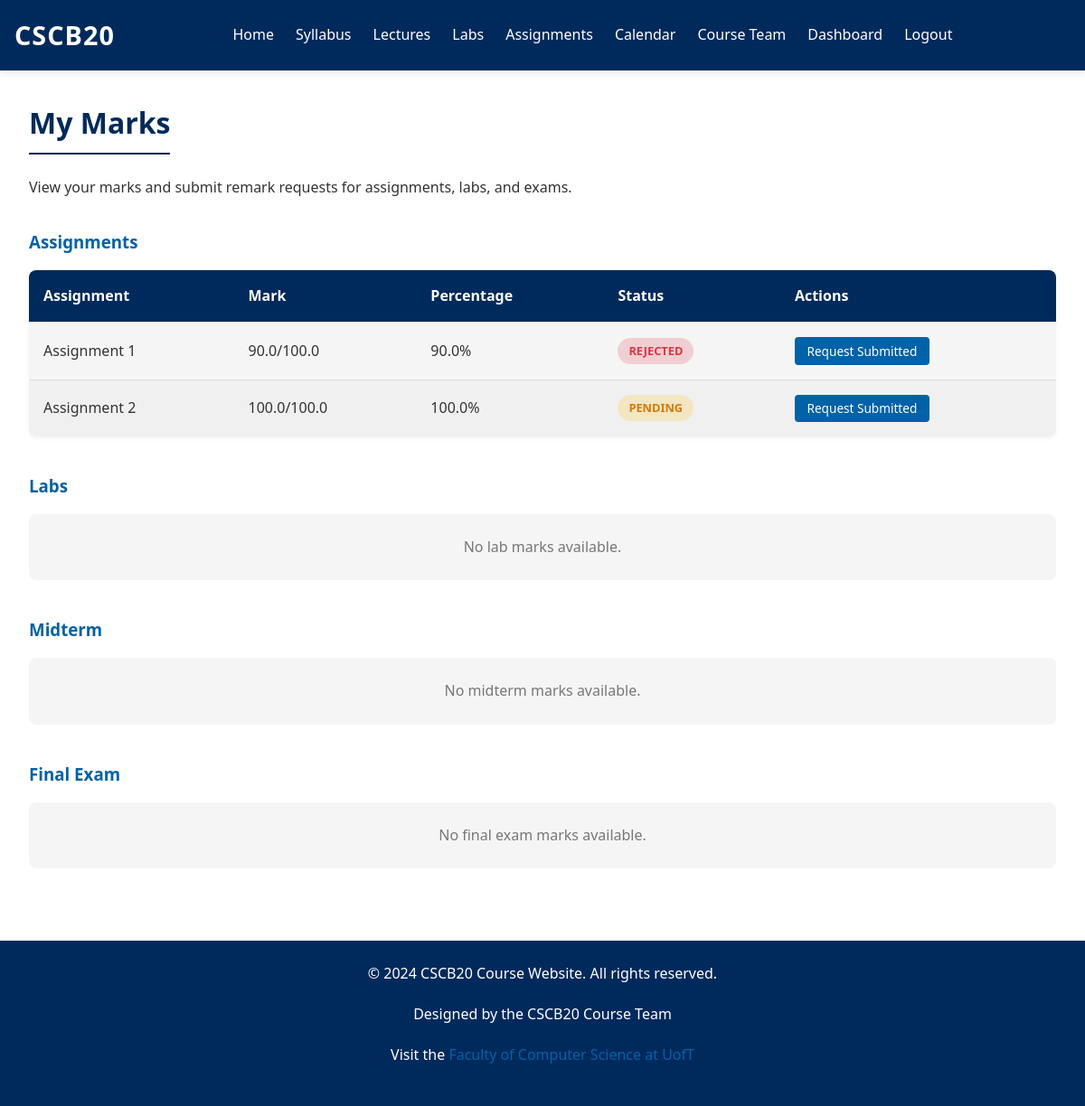
Before: /students/marks (signed in) with the older database file.
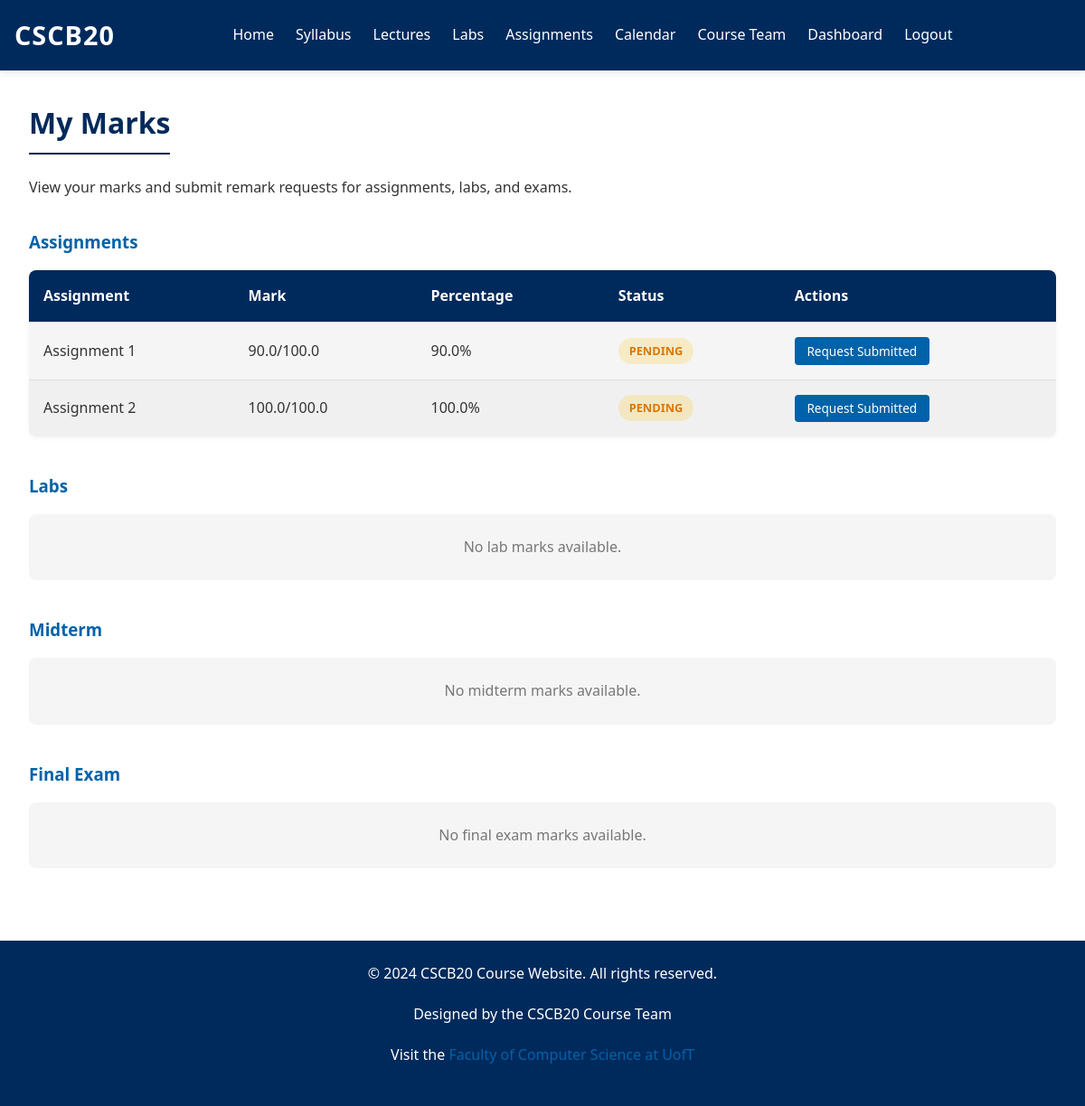
After: the same page with the newer database file.
### app.py (models this page shows, shortened)
class Assignment(db.Model):
    id = db.Column(db.Integer, primary_key=True)
    name = db.Column(db.String(100), nullable=False)
    type = db.Column(db.String(20), nullable=False)
    max_mark = db.Column(db.Float, nullable=False)
    marks = db.relationship('Mark', backref='assignment', lazy=True)
    remark_requests = db.relationship('RemarkRequest', backref='assignment', lazy=True)

class Mark(db.Model):
    id = db.Column(db.Integer, primary_key=True)
    student_id = db.Column(db.Integer, db.ForeignKey('user.id'), nullable=False)
    assignment_id = db.Column(db.Integer, db.ForeignKey('assignment.id'), nullable=False)
    mark = db.Column(db.Float, nullable=False)

class RemarkRequest(db.Model):
    id = db.Column(db.Integer, primary_key=True)
    student_id = db.Column(db.Integer, db.ForeignKey('user.id'), nullable=False)
    assignment_id = db.Column(db.Integer, db.ForeignKey('assignment.id'), nullable=False)
    reason = db.Column(db.Text, nullable=False)
    status = db.Column(db.String(20), default='pending')
    created_at = db.Column(db.DateTime, default=datetime.utcnow)

### app.py (the view)
    def wrapper(*args, **kwargs):
        if 'user_id' not in session:
            flash('Please log in to access this page', 'info')
            return redirect(url_for('login'))
        return route_function(*args, **kwargs)

### app.py (called while the page is built)
def login_required(route_function):
    def wrapper(*args, **kwargs):
        if 'user_id' not in session:
            flash('Please log in to access this page', 'info')
            return redirect(url_for('login'))
        return route_function(*args, **kwargs)
    wrapper.__name__ = route_function.__name__
    return wrapper

### templates/students/marks.html (shortened to what the changed rows need)
{% extends 'base.html' %}
{% block content %}
<section class="marks-header">
    <h2>My Marks</h2>
</section>
<section class="marks-content">
    <div class="marks-section">
        {% if marks_by_type['assignments'] %}
        <div class="marks-table-container">
            <table class="marks-table">
                <thead>
                    <tr>
                        <th>Assignment</th>
                        <th>Mark</th>
                        <th>Percentage</th>
                        <th>Status</th>
                        <th>Actions</th>
                    </tr>
                </thead>
                <tbody>
                    {% for mark in marks_by_type['assignments'] %}
                    <tr>
                        <td>{{ mark.name }}</td>
                        <td>{{ mark.mark }}/{{ mark.max_mark }}</td>
                        <td>{{ "%.1f"|format(mark.percentage) }}%</td>
                        <td>
                            {% if mark.has_remark_request %}
                                <span class="remark-status {{ mark.remark_status }}">{{ mark.remark_status|capitalize }}</span>
                            {% else %}
                                <span class="status-badge completed">Completed</span>
                            {% endif %}
                        </td>
                        <td>
                            {% if not mark.has_remark_request %}
                            <button class="button small-button" onclick="openRemarkModal('{{ mark.assignment_id }}')">Request Remark</button>
                            {% else %}
                            <button class="button small-button" disabled>Request Submitted</button>
                            {% endif %}
                        </td>
                    </tr>
                    {% endfor %}
                </tbody>
            </table>
        </div>
        {% else %}
        <div class="no-marks">No assignment marks available.</div>
        {% endif %}
    </div>
</section>
{% endblock %}

Changed rows visible on the page:
changed RemarkRequest (number 1 of 2 on the later page): status "rejected" → "pending" (drawn)
Other visible differences:
new list line: "Assignment 1 100.0"
new list line: "90.0"
new list line: "/ 90.0 % Request Submitted"
new list line: "PENDING"
list line gone: "Assignment 1 100.0"
list line gone: "90.0"
list line gone: "/ 90.0 % Request Submitted"
list line gone: "REJECTED"
